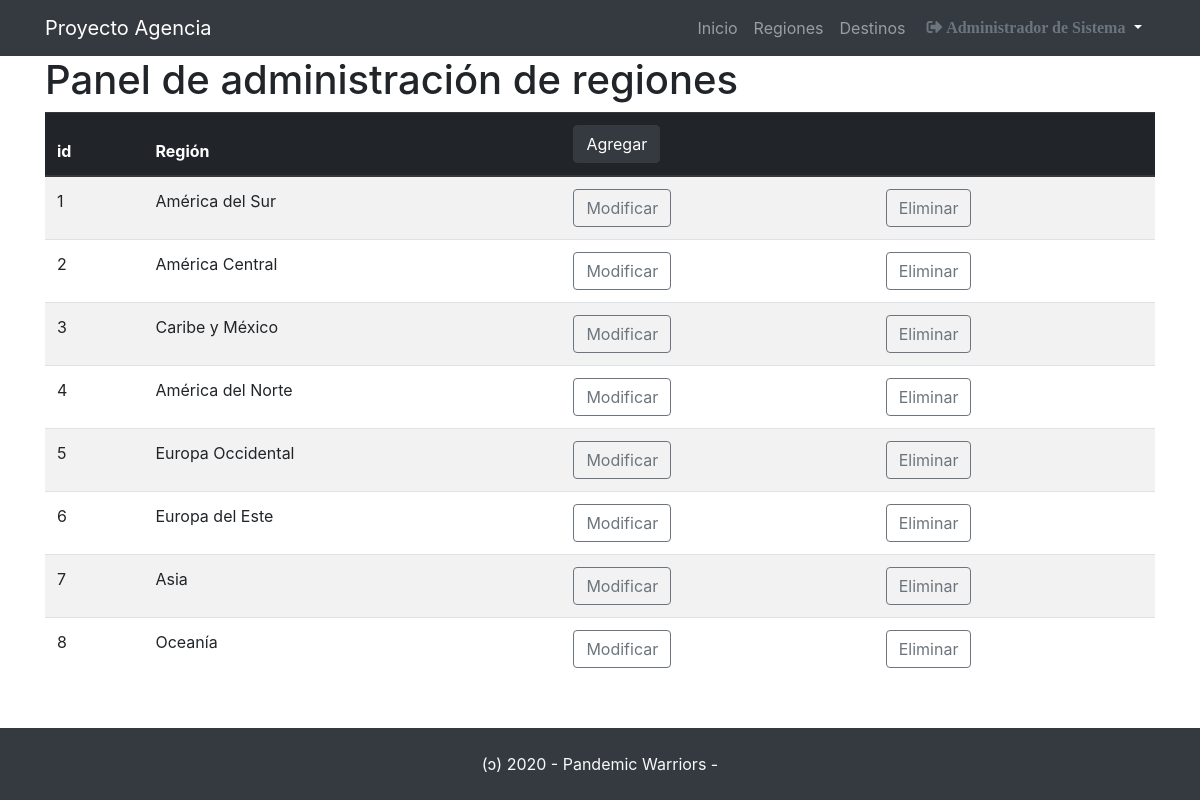
The app's page /adminRegiones.php (signed in) with its own data.
### tables this page shows
CREATE TABLE IF NOT EXISTS `regiones` (
  `regID` tinyint(2) unsigned NOT NULL,
  `regNombre` varchar(45) NOT NULL
);

### clases/Region.php (called while the page is built, shortened)
<?php
    class Region
    {
            public function listarRegiones()
            {
            $link = Conexion::conectar();
            $sql = "SELECT regID, regNombre
                        FROM regiones";
            $stmt = $link->prepare($sql);
            $stmt->execute();
            $regiones = $stmt->fetchAll(PDO::FETCH_ASSOC);
            return $regiones;
            }
    }

### adminRegiones.php (the view, shortened to what this page needs)
<?php
    $Region = new Region();
    $regiones = $Region->listarRegiones();
    include 'includes/header.php';
?>
    <main class="container">
        <h1>Panel de administración de regiones</h1>
        <table class="table table-border table-hover table-striped">
            <thead class="thead-dark">
                <tr>
                    <th>id</th>
                    <th>Región</th>
                    <th colspan="2"><a href="formAgregarRegion.php" class="btn btn-dark">Agregar</a></th>
                </tr>
            </thead>
            <tbody>
<?php
                foreach ( $regiones as $region ){
?>
                <tr>
                    <td><?= $region['regID'] ?></td>
                    <td><?= $region['regNombre'] ?></td>
                    <td><a href="formModificarRegion.php?regID=<?= $region['regID'] ?>" class="btn btn-outline-secondary">Modificar</a></td>
                    <td><a href="formEliminarRegion.php?regID=<?= $region['regID'] ?>" class="btn btn-outline-secondary">Eliminar</a></td>
                </tr>
<?php
    }
?>
            </tbody>
        </table>
    </main>
<?php
    include 'includes/footer.php';
?>

### includes/header.php (shortened to what this page needs)
<!doctype html>
<html lang="es">
<head>
        <link rel="stylesheet" href="https://stackpath.bootstrapcdn.com/bootstrap/4.1.3/css/bootstrap.min.css">
    <link rel="stylesheet" href="https://use.fontawesome.com/releases/v5.4.1/css/all.css">
    <link rel="stylesheet" href="https://use.fontawesome.com/releases/v5.4.1/css/all.css">
    <link rel="stylesheet" href="css/sweetalert2.css">
</head>
<body>
        <nav class="site-header navbar navbar-expand-lg navbar-dark bg-dark ">
            <div class="container d-flex flex-column flex-md-row justify-content-between">
                <a class="navbar-brand" href="admin.php">Proyecto Agencia</a>
                <div class="collapse navbar-collapse justify-content-end" id="navbarNavAltMarkup">
                    <div class="navbar-nav">
                        <a class="nav-item nav-link" href="index.php">Inicio</a>
                        <a class="nav-item nav-link" href="adminRegiones.php">Regiones</a>
                        <a class="nav-item nav-link" href="adminDestinos.php">Destinos</a>
     <?php
    if ( isset( $_SESSION['login'] ) ){
    ?>
                        <div class="dropdown">
                            <button class=" btn  btn-dark dropdown-toggle" type="button" id="dropdownMenuButton" data-toggle="dropdown" aria-haspopup="true" aria-expanded="false">
                            <a class="text-secondary" href="#"><i class="fas fa-sign-out-alt">   <?= $_SESSION['datosUsuario'] ?></i></a>
                            </button>
                             </div>
<?php
    }else{
?>
                                <button class=" btn btn-dark">
                                <a class="text-secondary nav-item nav-link-1" href="formLogin.php"><i class="fas fa-sign-in-alt mr-3"></i> INGRESAR</a>
                               </button>
 <?php
    }
?>
                    </div>
                </div>
            </div>
        </nav>

### includes/footer.php (shortened to what this page needs)
<footer class="bg-dark fixed-bottom text-light text-center p-4">
    (ɔ) 2020 - Pandemic Warriors -
</footer>
</body>
</html>

### records on screen
regiones: regID "1", regNombre "América del Sur"
regiones: regID "2", regNombre "América Central"
regiones: regID "3", regNombre "Caribe y México"
regiones: regID "4", regNombre "América del Norte"
regiones: regID "5", regNombre "Europa Occidental"
regiones: regID "6", regNombre "Europa del Este"
regiones: regID "7", regNombre "Asia"
regiones: regID "8", regNombre "Oceanía"

### other values on screen
$_SESSION['datosUsuario'] "Administrador de Sistema"
